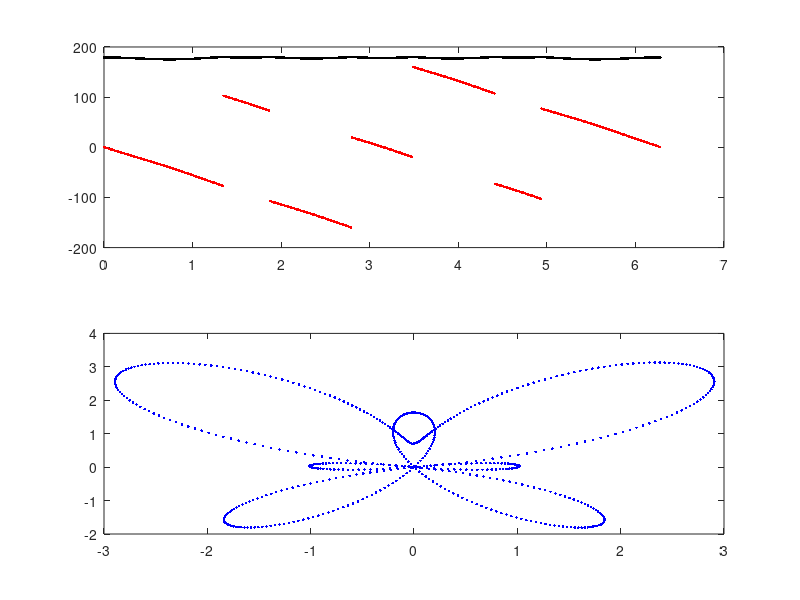

This chart was generated by the following MATLAB code:
xa= 60; ya=30; xb=30; yb=60;
l1=50;l2=50;
for t=0:0.01:2*pi
    X = sin(t)*(exp(1)^cos(t)-2*cos(4*t)-(sin(t/12)^5))
    Y = cos(t)*(exp(1)^cos(t)-2*cos(4*t)-(sin(t/12)^5))
       
    c2 = (X^2 + Y^2 -l1^2 - l2^2)/(2*l1*l2)
    s2 = sqrt(abs(1-c2^2))
    t2 = atan2(s2,c2)
    t22 = t2*180/pi
    
    c1 = X*(l1+l2*c2) + Y*(l2*s2);
    s1 = Y*(l1+l2*c2) - X*(l2*s2);
    t1 = atan2(s1,c1);
    t11 = t1*180/pi
    
    Px = l1*cos(t1) + l2*cos(t1+t2);
    Py = l1*sin(t1) + l2*sin(t1+t2);
   
    subplot(2,1,1)
    plot(t,t11,'r.',t,t22,'k.')
    hold on
    
    subplot(2,1,2)
    plot(Px,Py,'b.')
    hold on
    
end
